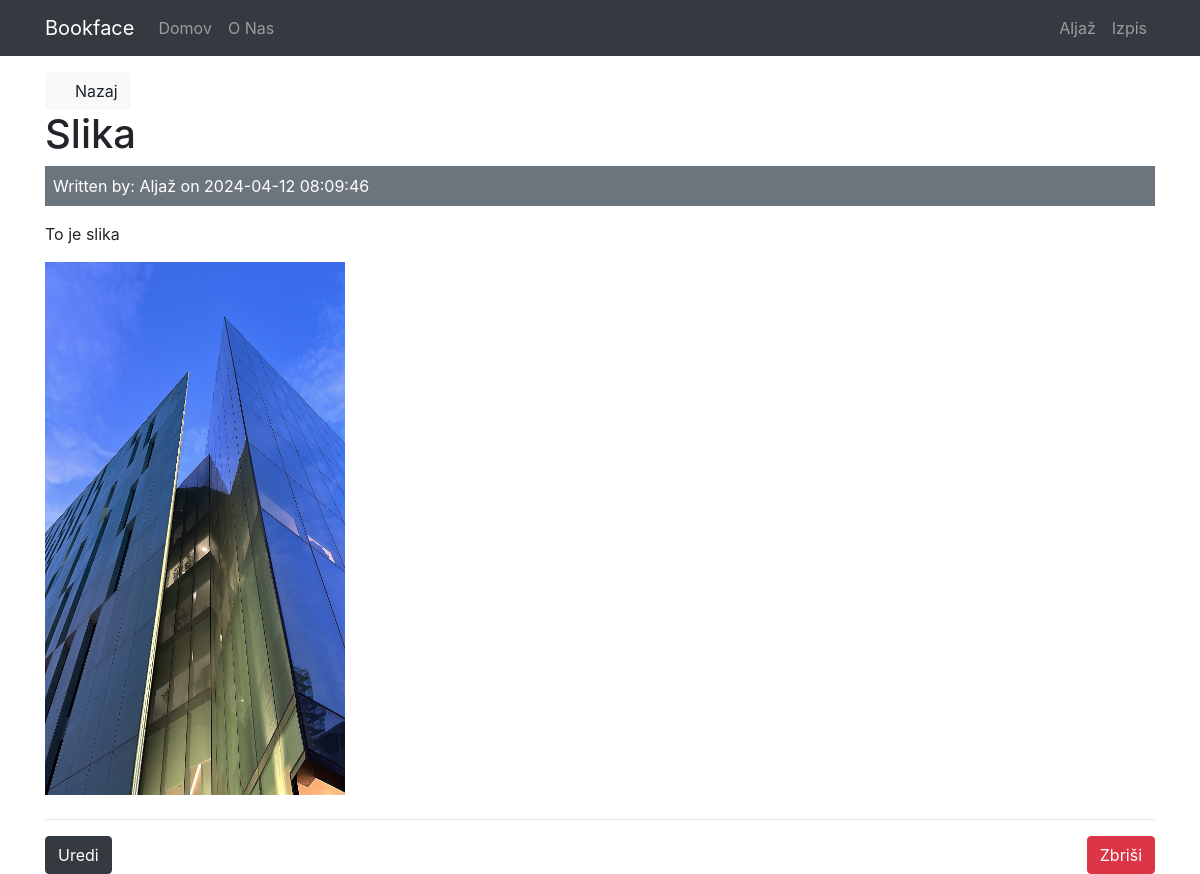
Screenshot of /posts/show/36 (signed in) with the database file from the repository.
### tables this page shows
CREATE TABLE `posts` (
  `id` int(11) NOT NULL,
  `user_id` int(11) NOT NULL,
  `title` varchar(255) NOT NULL,
  `body` text NOT NULL,
  `created_at` datetime NOT NULL DEFAULT current_timestamp(),
  `image_path` varchar(255) DEFAULT NULL
);

CREATE TABLE `users` (
  `id` int(11) NOT NULL,
  `name` varchar(255) NOT NULL,
  `email` varchar(255) NOT NULL,
  `password` varchar(255) NOT NULL,
  `created_at` datetime NOT NULL DEFAULT current_timestamp(),
  `role` varchar(255) NOT NULL DEFAULT 'user'
);

### app/controllers/Posts.php (called while the page is built, shortened)
<?php
     class Posts extends Controller {
          private $postModel;
          public function __construct(){
               $this->postModel = $this->model('Post');
          }
          public function show($id){
               $post = $this->postModel->getPostById($id);
               $data = [
                    'post' => $post,
               ];
               $this->view('posts/show', $data);
          }
     }

### app/libraries/Core.php (called while the page is built, shortened)
<?php
  class Core {
    protected $currentMethod = 'index';
    public function __construct(){
      $url = $this->getUrl();
      if(file_exists('../app/controllers/' . ucwords($url[0]). '.php')){
        unset($url[0]);
      }
      $this->currentController = new $this->currentController;
      if(isset($url[1])){
        if(method_exists($this->currentController, $url[1])){
          $this->currentMethod = $url[1];
          unset($url[1]);
        }
      }
      $this->params = $url ? array_values($url) : [];
      call_user_func_array([$this->currentController, $this->currentMethod], $this->params);
    }
    public function getUrl(){
      if(isset($_GET['url'])){
        $url = rtrim($_GET['url'], '/');
        $url = filter_var($url, FILTER_SANITIZE_URL);
        $url = explode('/', $url);
        return $url;
      }
    }
  }

### public/index.php (called while the page is built, shortened)
<?php
  $init = new Core;

### app/libraries/Database.php (called while the page is built, shortened)
<?php
     class Database {
          private $host = DB_HOST;
          private $user = DB_USER;
          private $pass = DB_PASS;
          private $dbname = DB_NAME;
          private $dbh;
          private $stmt;
          public function __construct()
          {
               $dsn = 'mysql:host=' . $this->host . ';dbname=' . $this->dbname;
               $options = array(
                    PDO::ATTR_PERSISTENT => true,
                    PDO::ATTR_ERRMODE => PDO::ERRMODE_EXCEPTION
               );
               try{
                    $this->dbh = new PDO($dsn, $this->user, $this->pass, $options);
               } catch(PDOException $e){
                    $this->error = $e->getMessage();
                    echo $this->error;
               }
          }
          public function query($sql){
               $this->stmt = $this->dbh->prepare($sql);
          }
          public function bind($param, $value, $type = NULL){
               if(is_null($type)){
                    switch(true){
                         default:
                              $type = PDO::PARAM_STR;
                         }
               }
               $this->stmt->bindValue($param,$value,$type);
          }
          public function execute(){
               return $this->stmt->execute();
          }
          public function single(){
               $this->execute();
               return $this->stmt->fetch(PDO::FETCH_OBJ);
          }
     }

### app/models/Post.php (called while the page is built, shortened)
<?php
     class Post {
          private $db;
          public function __construct(){
               $this->db = new Database;
          }
          public function getPostById($id){
               $this->db->query('SELECT
               p.id AS id,
               u.id as user_id,
               u.name as author,
               p.title,
               p.body,
               p.image_path,
               p.created_at
               FROM `posts` p
               LEFT JOIN `users` u ON p.user_id = u.id
               WHERE p.id= :id');
               $this->db->bind(':id', $id);
               $row = $this->db->single();
               return $row;
          }
     }

### app/views/posts/show.php (the view)
<?php require APPROOT . '/views/inc/header.php'; ?>
<a href="<?php echo URLROOT; ?>/posts" class="btn btn-light"><i class="fa fa-backward"></i> Nazaj</a>
<br>
<h1><?php echo $data['post']->title; ?></h1>
     <div class="bg-secondary text-white p-2 mb-3">
          Written by: <?php echo $data['post']->author; ?> on <?php echo $data['post']->created_at; ?>
     </div>
     <p>
          <?php echo $data['post']->body; ?>
</p>
<p>
<?php if (!empty($data['post']->image_path)) : ?>
                    <img src="<?php echo URLROOT . '/public/img/' . $data['post']->image_path; ?>" class="img-fluid mb-2" alt="Post Image" width="300" height="200">
               <?php endif; ?>
</p>
     <?php if($data['post']->user_id == $_SESSION['user_id'] || $_SESSION['user_role'] == 'admin') : ?>
          <hr>
          <a href="<?php echo URLROOT; ?>/posts/edit/<?php echo $data['post']->id; ?>" class="btn btn-dark">Uredi</a>
          <form class="float-right" action="<?php echo URLROOT; ?>/posts/delete/<?php echo $data['post']->id; ?>" method="POST">
          <input type="submit" value="Zbriši" class="btn btn-danger">
          </form>
          <?php endif;?>
<?php require APPROOT . '/views/inc/footer.php'; ?>

### rows the page displays
posts: title "Slika", user.name "Aljaž", created_at "2024-04-12 08:09:46", body "To je slika", image_path (picture)

### other values shown
SITENAME "Bookface"
$_SESSION['user_name'] "Aljaž"
